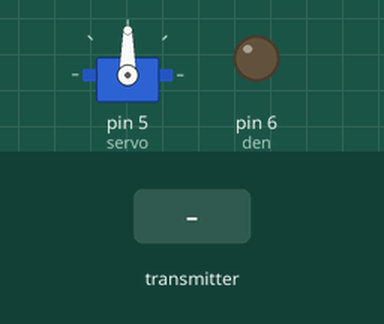
Simulated run of this sketch. Board: Arduino Uno, built with avr-gcc and run on an emulated ATmega328P. On the bench: servo, output pins drawn as LEDs (lit = HIGH). The test bench sets the inputs (shaded band). No radio packets arrive unless stated; what the sketch prints to the serial monitor is not drawn.

Above: at 1.2 s.
1.3 s: the transmitter starts sending mang.0 = 0
At 1.8 s:
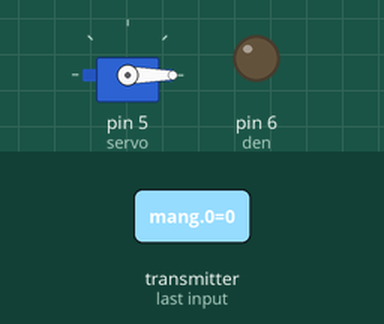
2.8 s: the transmitter starts sending mang.0 = 64
At 4.0 s:
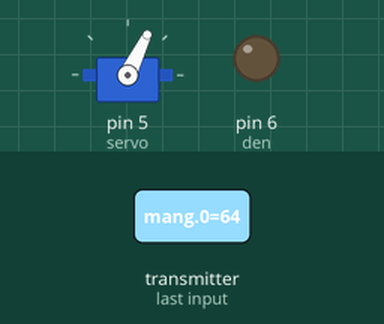
4.3 s: the transmitter starts sending mang.0 = 128
At 5.3 s:
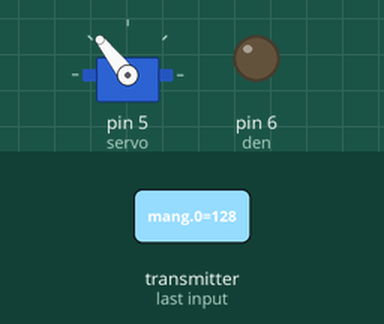
5.8 s: the transmitter starts sending mang.0 = 255
At 6.4 s:
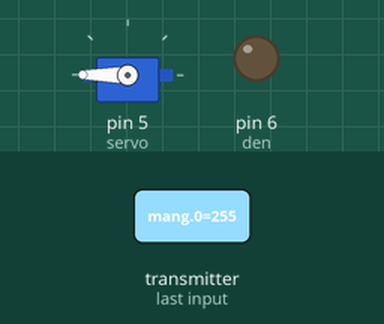
Timing chart, 0 to 8.3 s (numbered marks = the images above; inputs shaded):
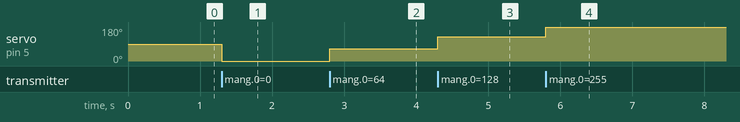

Measured:
- after the input at 1.3 s, servo on pin 5 (servo): 90° → 0° at once
- after the input at 2.8 s, servo on pin 5 (servo): 0° → 64° at once
- after the input at 4.3 s, servo on pin 5 (servo): 64° → 128° at once
- after the input at 5.8 s, servo on pin 5 (servo): 128° → 180° at once

The sketch:

test3_RX.ino
```cpp
#include <Servo.h>
Servo myservo;
int servo = 5;

#include <SPI.h>
#include <nRF24L01.h>
#include <RF24.h>

RF24 radio(7, 8); // CE, CSN
const byte diachi[6] = "12345";

int den = 6;
boolean gtden = 0;
int gtservo;

byte mang[2];

void setup()
{
  Serial.begin(9600);

  if (!radio.begin())
  {
    Serial.println("Module không khởi động được...!!");
    while (1) {}
  }
  radio.openReadingPipe(0, diachi);
  radio.setPALevel(RF24_PA_MIN);
  radio.setChannel(80);
  radio.setDataRate(RF24_250KBPS);
  radio.startListening();
  if (!radio.available())
  {
    Serial.println("Chưa kết nối được với TX...!!");
    Serial.println("CHỜ KẾT NỐI.......");
  }

  pinMode(den, OUTPUT);
  myservo.attach(servo);
}

void loop()
{
  if (radio.available())
  {
    radio.read(&mang, sizeof(mang));
    Serial.print("Đèn: "); Serial.print(mang[1]); Serial.print("    ");
    Serial.print("Servo: "); Serial.println(mang[0]);

    if(mang[1] == 1)
    {
      digitalWrite(den, HIGH);
    }
    else
    {
      digitalWrite(den, LOW);
    }

    myservo.write(mang[0]);
  }
}
```
